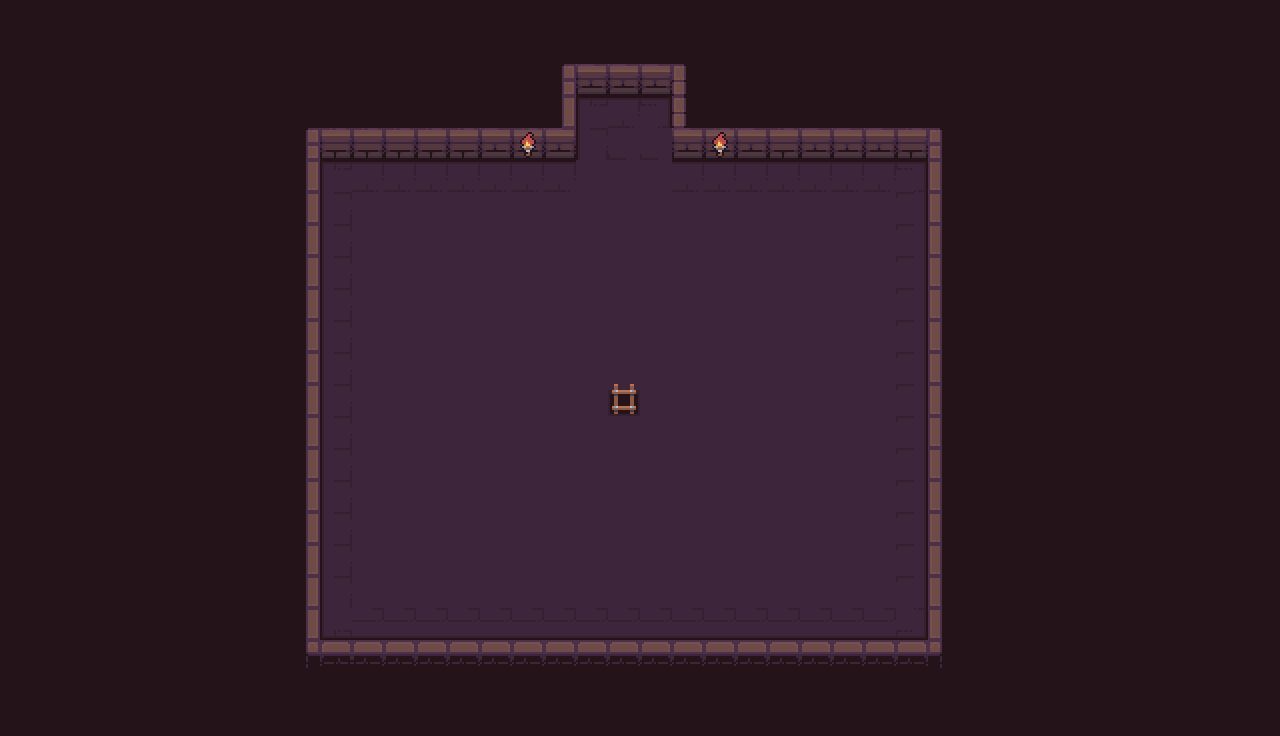

Below is a game level as drawn by its tile map, then a one-line description and the .tmx file that defines it, in full:
An orthogonal 40x23 tile map with 32x32 px tiles, 1 tile layer (Tile Layer 1) and 12 objects.

<map version="1.10" tiledversion="1.11.2" orientation="orthogonal" renderorder="right-down" width="40" height="23" tilewidth="32" tileheight="32" infinite="0" nextlayerid="9" nextobjectid="51">
 <tileset firstgid="1" source="Environment.tsx" />
 <layer id="1" name="Tile Layer 1" width="40" height="23">
  <data encoding="csv">
65,206,206,206,206,220,206,206,206,206,206,206,206,206,206,206,206,206,206,206,35,35,35,35,35,35,35,35,236,236,205,89,89,89,89,206,89,89,89,89,
206,206,206,206,206,220,220,206,206,206,206,206,206,206,206,206,206,206,206,206,206,206,206,206,206,206,35,236,236,236,205,236,236,206,89,89,89,236,89,236,
206,206,206,206,206,220,220,220,206,206,206,206,206,206,206,206,206,97,104,104,104,101,236,236,236,236,236,236,236,236,205,89,236,236,236,236,236,236,236,236,
206,206,206,206,220,220,220,220,206,220,222,206,206,206,206,206,77,113,199,120,122,107,77,77,205,77,236,236,35,206,205,89,89,89,206,206,220,236,50,236,
206,206,220,220,220,220,220,220,220,97,98,98,98,98,98,104,103,104,215,138,138,104,103,104,109,104,104,104,111,112,205,89,89,89,220,89,220,220,89,236,
206,238,220,220,220,220,220,220,220,113,199,120,120,120,120,120,120,120,217,217,217,120,120,120,120,120,120,120,122,128,205,221,220,220,220,220,220,220,236,236,
206,206,220,220,220,220,220,220,220,113,215,217,217,217,217,217,217,217,217,217,217,217,217,217,217,217,217,217,218,128,220,220,220,220,220,220,220,220,236,236,
206,206,220,220,220,220,220,220,220,113,215,217,217,217,217,217,217,217,217,217,217,217,217,217,217,217,217,217,218,128,220,220,220,220,205,220,220,220,236,236,
206,206,220,220,220,220,220,220,220,113,215,217,217,217,217,217,217,217,217,217,217,217,217,217,217,217,217,217,218,128,205,205,220,220,220,220,220,220,236,236,
206,206,220,220,220,220,220,220,220,113,215,217,217,217,217,217,217,217,217,217,217,217,217,217,217,217,217,217,218,128,205,205,220,220,220,220,220,220,236,236,
206,206,220,220,220,220,220,220,236,113,215,217,217,217,217,217,217,217,217,217,217,217,217,217,217,217,217,217,218,128,205,205,220,220,220,220,220,220,236,236,
206,206,220,220,220,220,220,220,236,113,215,217,217,217,217,217,217,217,217,217,217,217,217,217,217,217,217,217,218,128,205,205,220,220,220,220,220,220,236,236,
206,206,220,220,220,220,220,220,236,113,215,217,217,217,217,217,217,217,217,216,217,217,217,217,217,217,217,217,218,128,205,205,220,220,220,220,220,220,236,236,
205,205,220,220,220,220,220,220,236,113,215,217,217,217,217,217,217,217,217,217,217,217,217,217,217,217,217,217,218,128,205,205,220,220,220,220,220,220,236,236,
206,206,220,220,220,220,220,220,220,113,215,217,217,217,217,217,217,217,217,217,217,217,217,217,217,217,217,217,218,128,220,205,220,220,220,220,220,220,236,236,
206,206,220,220,220,220,220,220,220,113,215,217,217,217,217,217,217,217,217,217,217,217,217,217,217,217,217,217,218,128,220,220,220,220,220,220,220,220,236,236,
206,206,220,220,220,220,220,220,220,113,215,217,217,217,217,217,217,217,217,217,217,217,217,217,217,217,217,217,218,128,220,220,220,220,220,220,220,220,236,236,
206,206,220,220,238,238,220,220,238,113,215,217,217,217,217,217,217,217,217,217,217,217,217,217,217,217,217,217,218,128,205,220,220,220,220,89,89,220,220,236,
206,206,206,238,206,206,206,220,206,113,215,217,217,217,217,217,217,217,217,217,217,217,217,217,217,217,217,217,218,128,205,206,220,236,236,236,236,236,236,89,
206,206,206,206,206,206,206,206,206,113,151,233,233,233,233,233,233,233,233,233,233,233,233,233,233,233,233,233,234,128,205,236,220,89,89,89,236,236,89,50,
206,206,206,206,206,206,206,206,206,161,163,247,247,247,247,247,247,247,247,247,247,247,247,247,247,247,247,174,175,176,205,236,220,236,236,236,236,236,236,236,
206,206,206,206,206,206,206,206,206,206,206,206,206,206,206,206,206,206,206,206,206,206,206,206,206,206,236,236,236,236,205,89,236,236,89,89,89,89,89,89,
206,206,206,206,206,206,206,206,206,206,206,206,206,206,206,206,206,206,206,206,206,206,206,206,206,206,236,236,236,236,205,236,236,236,236,236,236,236,236,236
</data>
 </layer>
 <objectgroup id="8" name="Next Level">
  <object id="38" x="603.407" y="380.061" width="39" height="39" />
 </objectgroup>
 <objectgroup id="6" name="Item Layer" visible="0">
  <object id="30" x="896" y="160">
   <point />
  </object>
  <object id="31" x="896" y="608">
   <point />
  </object>
  <object id="34" x="320" y="608">
   <point />
  </object>
  <object id="41" x="320" y="160">
   <point />
  </object>
 </objectgroup>
 <objectgroup id="7" name="Player Start">
  <object id="35" x="605" y="100">
   <point />
  </object>
 </objectgroup>
 <objectgroup id="5" name="Collision Layer">
  <object id="6" x="936.83" y="121.822" width="44.3333" height="532.382" />
  <object id="13" x="305.289" y="646.394" width="632.246" height="47" />
  <object id="14" x="572" y="54" width="104" height="33" />
  <object id="15" x="309.333" y="83.333" width="263.333" height="62" />
  <object id="18" x="264.966" y="131.728" width="46" height="523.001" />
  <object id="27" x="676.333" y="86.333" width="259.449" height="59.6667" />
 </objectgroup>
</map>
